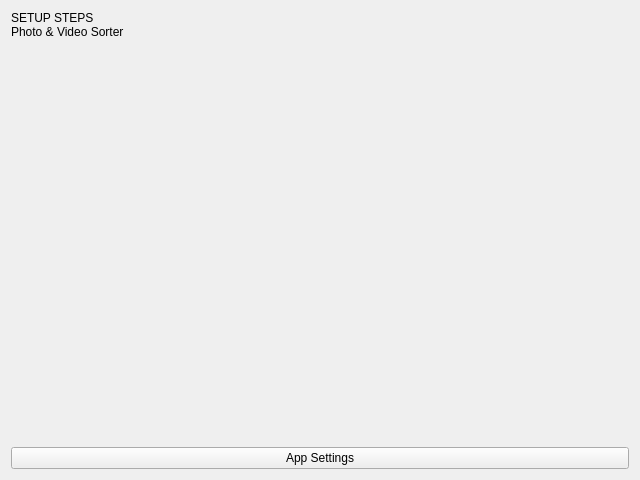
<?xml version="1.0" encoding="UTF-8"?>
<ui version="4.0">
 <class>sidebarWidget</class>
 <widget class="QWidget" name="sidebarWidget">
  <property name="geometry">
   <rect>
    <x>0</x>
    <y>0</y>
    <width>640</width>
    <height>480</height>
   </rect>
  </property>
  <property name="windowTitle">
   <string>Form</string>
  </property>
  <layout class="QVBoxLayout" name="verticalLayout">
   <property name="spacing">
    <number>0</number>
   </property>
   <item>
    <widget class="QLabel" name="sidebarTitle">
     <property name="text">
      <string>SETUP STEPS</string>
     </property>
    </widget>
   </item>
   <item>
    <widget class="QLabel" name="sidebarSubtitle">
     <property name="text">
      <string>Photo &amp; Video Sorter</string>
     </property>
    </widget>
   </item>
   <item>
    <widget class="QWidget" name="stepperHost" native="true">
     <property name="sizePolicy">
      <sizepolicy hsizetype="Preferred" vsizetype="Expanding">
       <horstretch>0</horstretch>
       <verstretch>0</verstretch>
      </sizepolicy>
     </property>
     <layout class="QVBoxLayout" name="stepperHostLayout">
      <property name="leftMargin">
       <number>0</number>
      </property>
      <property name="topMargin">
       <number>0</number>
      </property>
      <property name="rightMargin">
       <number>0</number>
      </property>
      <property name="bottomMargin">
       <number>0</number>
      </property>
     </layout>
    </widget>
   </item>
   <item>
    <widget class="QPushButton" name="settingsButton">
     <property name="text">
      <string>App Settings</string>
     </property>
    </widget>
   </item>
  </layout>
 </widget>
 <resources/>
 <connections/>
</ui>
